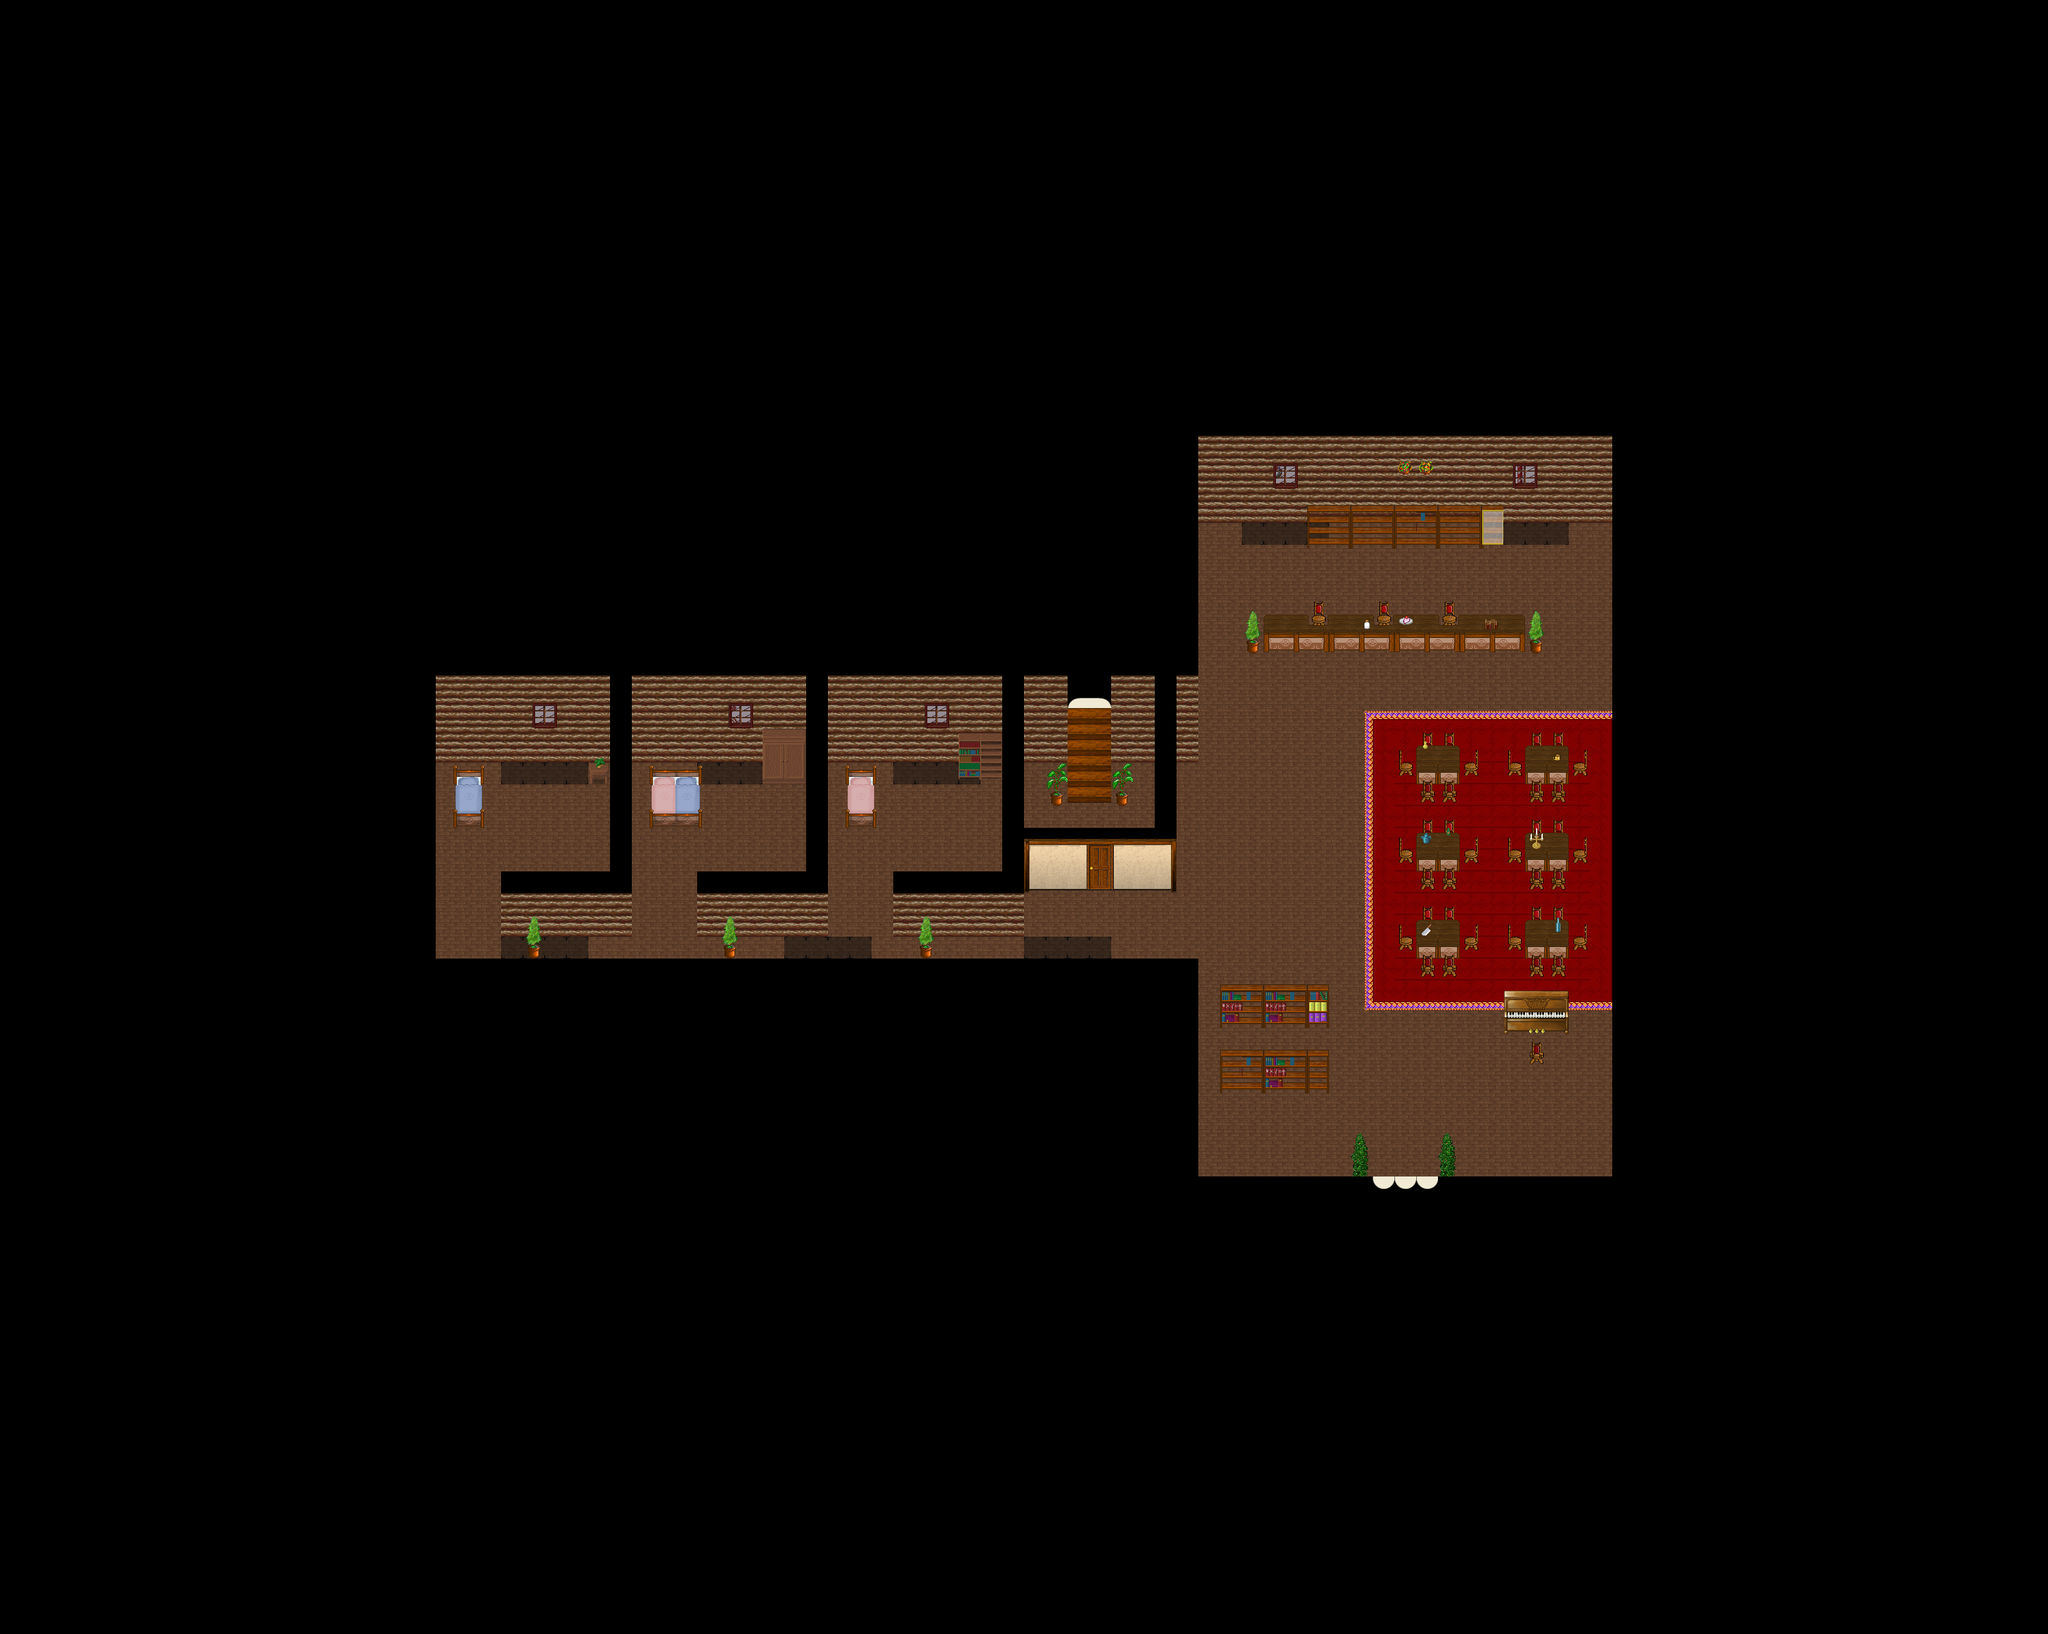

This is a level from a 2D game, rendered from its Tiled map with the project's own tilesets. A one-line summary and the map file follow, with tile-layer data summarised:
An orthogonal 94x75 tile map with 32x32 px tiles, 7 tile layers (Ground1, Shadow, Ground2, Ground3, ...), 3 hidden layers not drawn, 12 tilesets and 3 objects (2x fixme, warp).

<map version="1.0" tiledversion="1.0.3" orientation="orthogonal" renderorder="right-down" width="94" height="75" tilewidth="32" tileheight="32" nextobjectid="43">
 <properties>
  <property name="author" value="TMW2 Team" />
  <property name="license" value="GPL v2+" />
  <property name="manaplus version" value="2" />
  <property name="minimap" value="graphics/minimaps/020-4.png" />
  <property name="music" value="8bit_the_hero.ogg" />
  <property name="name" value="Nivalis Indoors" />
 </properties>
 <tileset firstgid="1" name="Collision" tilewidth="32" tileheight="32" tilecount="9" columns="3">
  <image source="../graphics/tilesets/collision.png" width="96" height="96" />
 </tileset>
 <tileset firstgid="10" source="../graphics/tilesets/inn.tsx" />
 <tileset firstgid="266" name="snow_village" tilewidth="32" tileheight="32" tilecount="256" columns="16">
  <image source="../graphics/tilesets/snow_village.png" width="512" height="512" />
 </tileset>
 <tileset firstgid="522" name="inn2" tilewidth="32" tileheight="32" tilecount="256" columns="16">
  <image source="../graphics/tilesets/inn2.png" width="512" height="512" />
 </tileset>
 <tileset firstgid="778" name="woodland_indoor" tilewidth="32" tileheight="32" tilecount="256" columns="16">
  <image source="../graphics/tilesets/woodland_indoor.png" width="512" height="512" />
 </tileset>
 <tileset firstgid="1034" name="inn_x2" tilewidth="32" tileheight="64" tilecount="48" columns="16">
  <image source="../graphics/tilesets/inn_x2.png" width="512" height="192" />
 </tileset>
 <tileset firstgid="1082" name="inn_x3" tilewidth="32" tileheight="96" tilecount="80" columns="16">
  <image source="../graphics/tilesets/inn_x3.png" width="512" height="480" />
 </tileset>
 <tileset firstgid="1162" name="inn_x4" tilewidth="32" tileheight="128" tilecount="16" columns="16">
  <image source="../graphics/tilesets/inn_x4.png" width="512" height="128" />
 </tileset>
 <tileset firstgid="1178" name="christmas" tilewidth="32" tileheight="32" tilecount="304" columns="16">
  <image source="../graphics/tilesets/christmas.png" width="512" height="608" />
 </tileset>
 <tileset firstgid="1482" name="shadow" tilewidth="32" tileheight="32" tilecount="128" columns="8">
  <image source="../graphics/tilesets/shadow.png" width="256" height="512" />
 </tileset>
 <tileset firstgid="1610" name="woodland_indoor_x2" tilewidth="32" tileheight="64" tilecount="48" columns="16">
  <image source="../graphics/tilesets/woodland_indoor_x2.png" width="512" height="192" />
 </tileset>
 <tileset firstgid="1658" name="woodland_indoor_x3" tilewidth="32" tileheight="96" tilecount="48" columns="16">
  <image source="../graphics/tilesets/woodland_indoor_x3.png" width="512" height="288" />
 </tileset>
 <layer name="Ground1" width="94" height="75">
  <data>[7050 cells, 7050 non-empty, 13 distinct tile ids]</data>
 </layer>
 <layer name="Shadow" width="94" height="75">
  <data>[7050 cells, 33 non-empty, 7 distinct tile ids]</data>
 </layer>
 <layer name="Ground2" width="94" height="75">
  <data>[7050 cells, 66 non-empty, 23 distinct tile ids]</data>
 </layer>
 <layer name="Ground3" width="94" height="75">
  <data>[7050 cells, 27 non-empty, 10 distinct tile ids]</data>
 </layer>
 <layer name="Fringe" width="94" height="75">
  <data>[7050 cells, 107 non-empty, 34 distinct tile ids]</data>
 </layer>
 <layer name="Over1" width="94" height="75">
  <data>[7050 cells, 108 non-empty, 7 distinct tile ids]</data>
 </layer>
 <layer name="Over2" width="94" height="75">
  <data>[7050 cells, 33 non-empty, 25 distinct tile ids]</data>
 </layer>
 <layer name="OverChristmas" width="94" height="75" visible="0">
  <properties>
   <property name="Mask" value="128" />
  </properties>
  <data>[7050 cells, 54 non-empty, 4 distinct tile ids]</data>
 </layer>
 <layer name="Collision" width="94" height="75" visible="0">
  <data>[7050 cells, 6258 non-empty, 1 distinct tile ids]</data>
 </layer>
 <layer name="Heights" width="94" height="75" visible="0">
  <data>[7050 cells, 0 non-empty, 0 distinct tile ids]</data>
 </layer>
 <objectgroup name="Objects">
  <object id="36" name="Margin" type="fixme" x="2368" y="1760" width="640" height="640" />
  <object id="39" name="Margin" type="fixme" x="0" y="0" width="640" height="640" />
  <object id="40" name="To Nivalis" type="warp" x="2016" y="1728" width="96" height="32">
   <properties>
    <property name="dest_map" value="020-1" />
    <property name="dest_x" value="64" />
    <property name="dest_y" value="83" />
   </properties>
  </object>
 </objectgroup>
</map>
